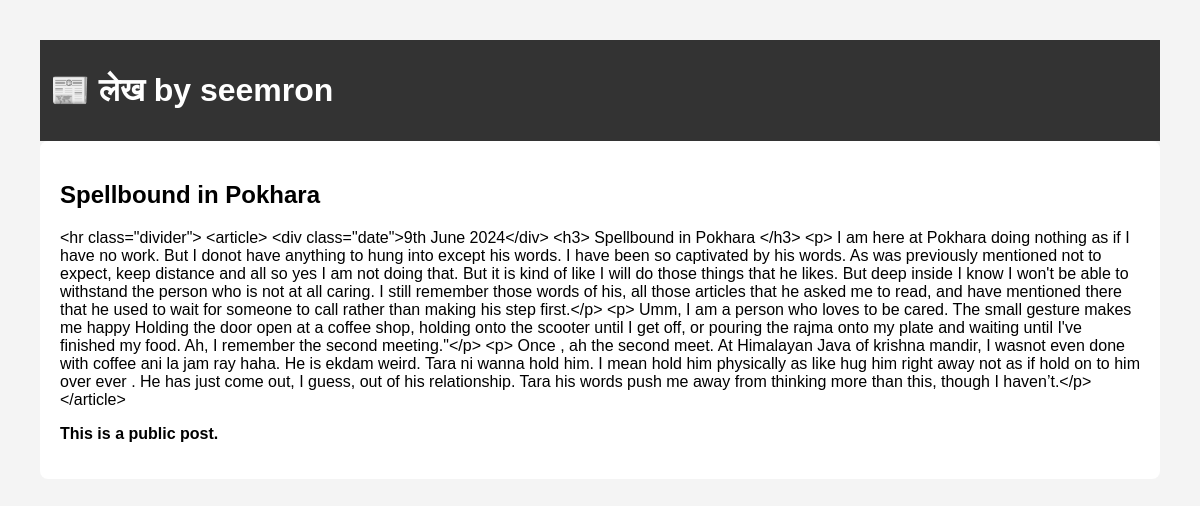
The app's page /post/2/ with its own data.
### blogapp/models.py (models this page shows, shortened)
class BlogPost(models.Model):
    title = models.CharField(max_length=255)
    content = models.TextField()
    is_private = models.BooleanField(default=False)
    created_at = models.DateTimeField(auto_now_add=True)

### blogapp/views.py (the view, shortened to what this page needs)
# urls.py: path('post/<int:post_id>/', views.blog_detail, name='blog_detail'),
def blog_detail(request, post_id):
    post = get_object_or_404(BlogPost, id=post_id)
    email = request.session.get('user_email')
    return render(request, 'blogapp/blog_detail.html', {'post': post})

### blogapp/templates/blogapp/blog_detail.html (shortened to what this page needs)
{% extends 'blogapp/base.html' %}
{% block content %}
<h2>{{ post.title }}</h2>
<p>{{ post.content }}</p>
{% if post.is_private %}
    <p><strong>This is a private post.</strong></p>
{% else %}
    <p><strong>This is a public post.</strong></p>
{% endif %}
{% endblock %}

### blogapp/templates/blogapp/base.html (style rules this page uses)
body { font-family: Arial, sans-serif; margin: 40px; background-color: #f4f4f4; }

### records on screen
BlogPost: title "Spellbound in Pokhara", content "<hr class=\"divider\"> <article> <div class=\"date\">9th June 2024</div> <h3> Spellbound in Pokhara </h3> <p> I am here at Pokhara doing nothing as if I have no work. But I donot have anything to hung into except his words. I have been so captivated by his words. As was previously mentioned not to expect, keep distance and all so yes I am not doing that. But it is kind of like I will do those things that he likes. But deep inside I know I won't be able to withstand the person who is not at all caring. I still remember those words of his, all those articles that he asked me to read, and have mentioned there that he used to wait for someone to call rather than making his step first.</p> <p> Umm,…"
